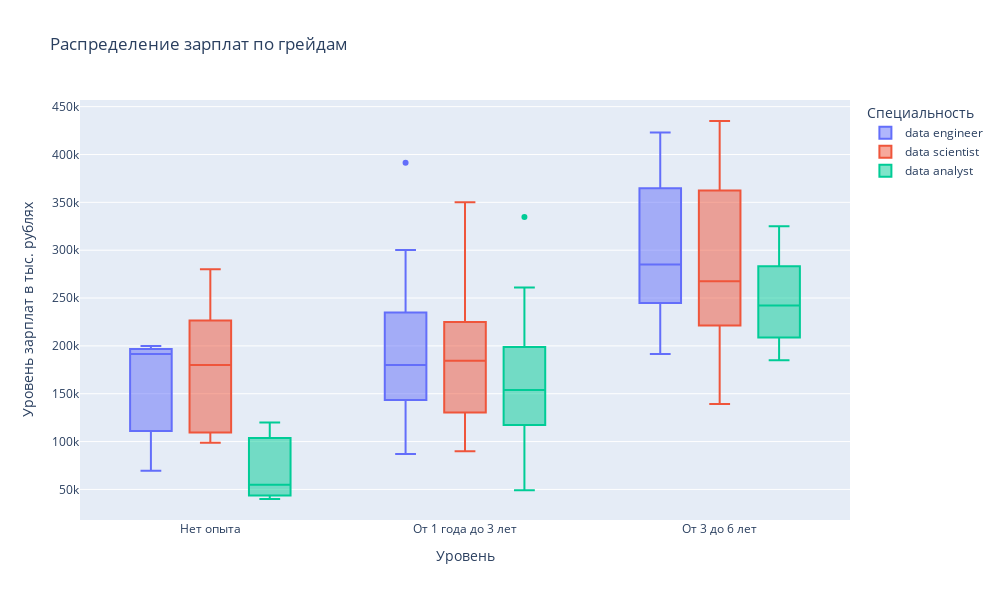

Write notebook code for a chart like this one.
### Code cell
fig = px.box(salary, x="Experience", y="mean_salary", color='Name', labels={
             "mean_salary": "Уровень зарплат в тыс. рублях",
             "Experience": "Уровень",
             "Name": "Специальность"
         }, title = 'Распределение зарплат по грейдам')
fig.update_layout(
    autosize=False,
    width=1000,
    height=600,)
fig.show()

### Figure 1 — Plotly figure (JSON) as saved in the notebook; plotly's stock layout.template omitted (floating-point values rounded to 4 significant figures)
{"data": [{"alignmentgroup": "True", "hovertemplate": "Специальность=data engineer<br>Уровень=%{x}<br>Уровень зарплат в тыс. рублях=%{y}<extra></extra>", "legendgroup": "data engineer", "marker": {"color": "#636efa"}, "name": "data engineer", "notched": false, "offsetgroup": "data engineer", "orientation": "v", "showlegend": true, "type": "box", "x": ["Нет опыта", "Нет опыта", "Нет опыта", "Нет опыта", "Нет опыта", "От 1 года до 3 лет", "От 1 года до 3 лет", "От 1 года до 3 лет", "От 1 года до 3 лет", "От 1 года до 3 лет", "От 1 года до 3 лет", "От 1 года до 3 лет", "От 1 года до 3 лет", "От 1 года до 3 лет", "От 1 года до 3 лет", "От 1 года до 3 лет", "От 1 года до 3 лет", "От 1 года до 3 лет", "От 1 года до 3 лет", "От 1 года до 3 лет", "От 1 года до 3 лет", "От 1 года до 3 лет", "От 3 до 6 лет", "От 3 до 6 лет", "От 3 до 6 лет", "От 3 до 6 лет", "От 3 до 6 лет", "От 3 до 6 лет", "От 3 до 6 лет", "От 3 до 6 лет", "От 3 до 6 лет", "От 3 до 6 лет", "От 3 до 6 лет", "От 3 до 6 лет", "От 3 до 6 лет", "От 3 до 6 лет", "От 3 до 6 лет"], "x0": " ", "xaxis": "x", "y": [125000, 195750, 191400, 200000, 69600, 261000, 200000, 300150, 130500, 180000, 190000, 261000, 150000, 200000, 127000, 156600, 391500, 130000, 87000, 147900, 180000, 226200, 300000, 191400, 261000, 300000, 270000, 423076, 230769, 384615, 369750, 239250, 350000, 275000, 400000, 200000, 285000], "y0": " ", "yaxis": "y"}, {"alignmentgroup": "True", "hovertemplate": "Специальность=data scientist<br>Уровень=%{x}<br>Уровень зарплат в тыс. рублях=%{y}<extra></extra>", "legendgroup": "data scientist", "marker": {"color": "#EF553B"}, "name": "data scientist", "notched": false, "offsetgroup": "data scientist", "orientation": "v", "showlegend": true, "type": "box", "x": ["Нет опыта", "Нет опыта", "Нет опыта", "Нет опыта", "Нет опыта", "От 1 года до 3 лет", "От 1 года до 3 лет", "От 1 года до 3 лет", "От 1 года до 3 лет", "От 1 года до 3 лет", "От 1 года до 3 лет", "От 1 года до 3 лет", "От 1 года до 3 лет", "От 1 года до 3 лет", "От 1 года до 3 лет", "От 1 года до 3 лет", "От 1 года до 3 лет", "От 1 года до 3 лет", "От 1 года до 3 лет", "От 3 до 6 лет", "От 3 до 6 лет", "От 3 до 6 лет", "От 3 до 6 лет", "От 3 до 6 лет", "От 3 до 6 лет", "От 3 до 6 лет", "От 3 до 6 лет", "От 3 до 6 лет", "От 3 до 6 лет", "От 3 до 6 лет", "От 3 до 6 лет", "От 3 до 6 лет", "От 3 до 6 лет", "От 3 до 6 лет", "От 3 до 6 лет"], "x0": " ", "xaxis": "x", "y": [208800, 280000, 113100, 98863, 180000, 150000, 195750, 350000, 270000, 200000, 90000, 225000, 113100, 150000, 173100.0, 104400, 195750, 350000, 130500, 435000, 260000, 300000, 300000, 225000, 375000, 192300.0, 174000, 217500, 250000, 350000, 435000, 230000, 139200, 275000, 375000], "y0": " ", "yaxis": "y"}, {"alignmentgroup": "True", "hovertemplate": "Специальность=data analyst<br>Уровень=%{x}<br>Уровень зарплат в тыс. рублях=%{y}<extra></extra>", "legendgroup": "data analyst", "marker": {"color": "#00cc96"}, "name": "data analyst", "notched": false, "offsetgroup": "data analyst", "orientation": "v", "showlegend": true, "type": "box", "x": ["Нет опыта", "Нет опыта", "Нет опыта", "От 1 года до 3 лет", "От 1 года до 3 лет", "От 1 года до 3 лет", "От 1 года до 3 лет", "От 1 года до 3 лет", "От 1 года до 3 лет", "От 1 года до 3 лет", "От 1 года до 3 лет", "От 1 года до 3 лет", "От 1 года до 3 лет", "От 1 года до 3 лет", "От 1 года до 3 лет", "От 1 года до 3 лет", "От 1 года до 3 лет", "От 1 года до 3 лет", "От 1 года до 3 лет", "От 1 года до 3 лет", "От 1 года до 3 лет", "От 1 года до 3 лет", "От 1 года до 3 лет", "От 1 года до 3 лет", "От 1 года до 3 лет", "От 1 года до 3 лет", "От 3 до 6 лет", "От 3 до 6 лет", "От 3 до 6 лет", "От 3 до 6 лет", "От 3 до 6 лет", "От 3 до 6 лет", "От 3 до 6 лет", "От 3 до 6 лет"], "x0": " ", "xaxis": "x", "y": [55000, 120000, 40000, 49155, 200000, 139200, 117450, 170000, 195750, 117450, 100000, 200000, 261000, 160000, 153846, 334615, 80000, 220000, 66923, 195750, 180000, 150000, 234900, 147900, 66100, 120000, 316363, 325000, 185000, 200000, 250000, 234200.0, 250000, 217500], "y0": " ", "yaxis": "y"}], "layout": {"autosize": false, "boxmode": "group", "height": 600, "legend": {"title": {"text": "Специальность"}, "tracegroupgap": 0}, "title": {"text": "Распределение зарплат по грейдам"}, "width": 1000, "xaxis": {"anchor": "y", "domain": [0, 1], "title": {"text": "Уровень"}}, "yaxis": {"anchor": "x", "domain": [0, 1], "title": {"text": "Уровень зарплат в тыс. рублях"}}}}
